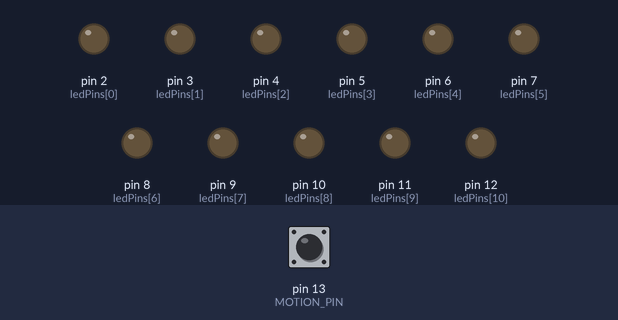
Recording of a sketch running on a simulated Arduino Uno, built with avr-gcc and run on an emulated ATmega328P. On the bench: output pins drawn as LEDs (lit = HIGH). Inputs (shaded band) come from the test bench; at power-on: pin 13 (MOTION_PIN) HIGH. Pins used as bus, display or sensor lines are not drawn.

Above: at 1.8 s.
1.9 s: pin 13 (MOTION_PIN) pulled LOW for 0.6 s
At 3.2 s:
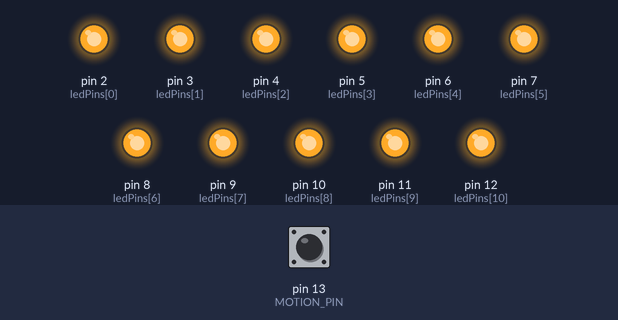
Timing chart, 0 to 8.5 s (numbered marks = the images above; inputs shaded):
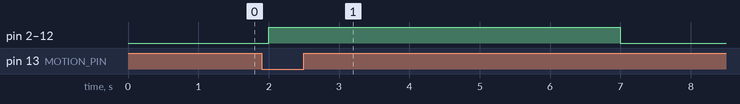

The sketch:

MotionSensorLEDs.ino
```cpp
/******************************************************************************
PIR_Motion_Detector_Halloween_Decoration.ino
Sketch for Critical Making Project
Jim Murphy @ BDW Studio
October, 9 2018
Based on example sketches from Sparkfun.com
******************************************************************************/
const int MOTION_PIN = 13; // Pin connected to motion detector
const int ledPins[] = {2,3,4,5,6,7,8,9,10,11,12}; // LED pin - active-high

void setup()
{
  Serial.begin(9600);
  // The PIR sensor's output signal is an open-collector,
  // so a pull-up resistor is required:
  pinMode(MOTION_PIN, INPUT_PULLUP);
  pinMode(ledPins[0], OUTPUT);
  pinMode(ledPins[1], OUTPUT);
  pinMode(ledPins[2], OUTPUT);
  pinMode(ledPins[3], OUTPUT);
  pinMode(ledPins[4], OUTPUT);
  pinMode(ledPins[5], OUTPUT);
  pinMode(ledPins[6], OUTPUT);
  pinMode(ledPins[7], OUTPUT);
  pinMode(ledPins[8], OUTPUT);
  pinMode(ledPins[9], OUTPUT);
  pinMode(ledPins[10], OUTPUT);
  pinMode(ledPins[11], OUTPUT);
  pinMode(ledPins[12], OUTPUT);
}

void loop()
{
  int proximity = digitalRead(MOTION_PIN);
  if (proximity == LOW) // If the sensor's output goes low, motion is detected
  {
    digitalWrite(ledPins[0], HIGH);
    digitalWrite(ledPins[1], HIGH);
    digitalWrite(ledPins[2], HIGH);
    digitalWrite(ledPins[3], HIGH);
    digitalWrite(ledPins[4], HIGH);
    digitalWrite(ledPins[5], HIGH);
    digitalWrite(ledPins[6], HIGH);
    digitalWrite(ledPins[7], HIGH);
    digitalWrite(ledPins[8], HIGH);
    digitalWrite(ledPins[9], HIGH);
    digitalWrite(ledPins[10], HIGH);
    digitalWrite(ledPins[11], HIGH);
    digitalWrite(ledPins[12], HIGH);
    delay (5000);

  }
  else
  {
    digitalWrite(ledPins[0], LOW);
    digitalWrite(ledPins[1], LOW);
    digitalWrite(ledPins[2], LOW);
    digitalWrite(ledPins[3], LOW);
    digitalWrite(ledPins[4], LOW);
    digitalWrite(ledPins[5], LOW);
    digitalWrite(ledPins[6], LOW);
    digitalWrite(ledPins[7], LOW);
    digitalWrite(ledPins[8], LOW);
    digitalWrite(ledPins[9], LOW);
    digitalWrite(ledPins[10], LOW);
    digitalWrite(ledPins[11], LOW);
    digitalWrite(ledPins[12], LOW);
    delay(500);
  }
}
```

Measured:
- after the input at 1.9 s, pin 2 (ledPins[0]), pin 3 (ledPins[1]), pin 4 (ledPins[2]), pin 5 (ledPins[3]), pin 6 (ledPins[4]), pin 7 (ledPins[5]), pin 8 (ledPins[6]), pin 9 (ledPins[7]), pin 10 (ledPins[8]), pin 11 (ledPins[9]), pin 12 (ledPins[10]): LOW → HIGH after 0.10 s, → LOW 5.0 s later
